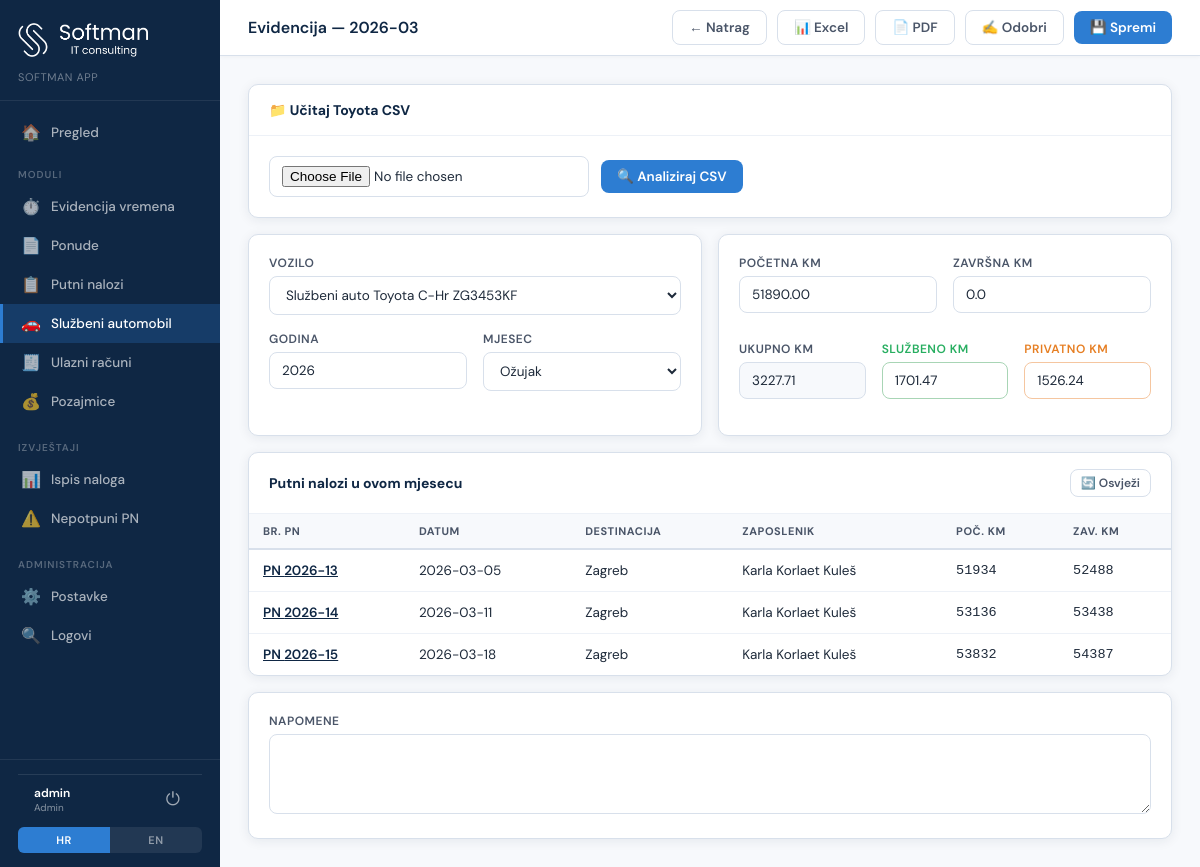
/vehicle-log/21/edit (signed in), run on an earlier commit of the app's database.
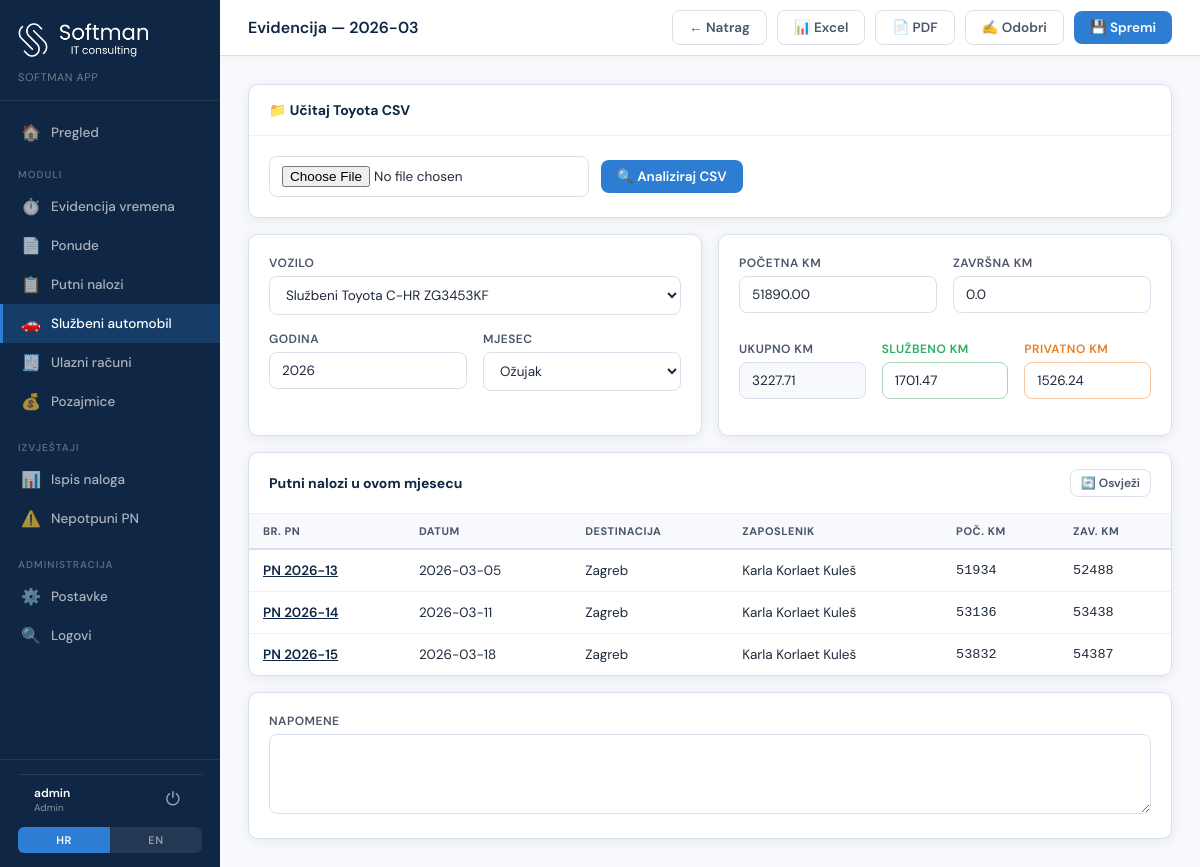
And on a later commit of the database.
### tables this page shows
CREATE TABLE vehicle_log (
            id INTEGER PRIMARY KEY AUTOINCREMENT,
            vehicle_id INTEGER,
            year INTEGER NOT NULL,
            month INTEGER NOT NULL,
            start_km REAL DEFAULT 0,
            end_km REAL DEFAULT 0,
            total_km REAL DEFAULT 0,
            official_km REAL DEFAULT 0,
            private_km REAL DEFAULT 0,
            notes TEXT,
            csv_filename TEXT,
            created_at TIMESTAMP DEFAULT CURRENT_TIMESTAMP,
            updated_at TIMESTAMP DEFAULT CURRENT_TIMESTAMP, is_approved INTEGER DEFAULT 0, approved_at TEXT, approved_by_id INTEGER, employee_signature_path TEXT, frozen_excel_path TEXT, frozen_pdf_path TEXT,
            UNIQUE(vehicle_id, year, month)
        );

CREATE TABLE vehicles (
            id INTEGER PRIMARY KEY AUTOINCREMENT,
            name TEXT NOT NULL,
            reg_plate TEXT,
            is_default INTEGER DEFAULT 0,
            created_at TIMESTAMP DEFAULT CURRENT_TIMESTAMP
        , vehicle_type TEXT DEFAULT 'pool', assigned_employee_id INTEGER DEFAULT NULL, home_address TEXT DEFAULT NULL, home_city TEXT DEFAULT NULL);

### app.py (the view)
@app.route('/vehicle-log/<int:log_id>/edit')
@login_required
def vehicle_log_edit(log_id):
    user = get_current_user()
    conn = get_db()
    if not user_has_vehicle_log_access(user, conn):
        conn.close()
        return render_template('403.html', user=user), 403
    log = conn.execute("SELECT * FROM vehicle_log WHERE id=?", (log_id,)).fetchone()
    if not log:
        conn.close()
        return redirect(url_for('vehicle_log_list'))
    can_edit = user_can_edit_vehicle_log(user, conn, log_id)
    vehicles = get_vehicles_for_user(conn, user)
    pn_list = _get_pn_for_month(conn, log['year'], log['month'])
    director = conn.execute("SELECT signature_path FROM employees WHERE is_direktor=1 LIMIT 1").fetchone()
    dir_sig = director['signature_path'] if director and director['signature_path'] else None
    vehicle_name = None
    if log['vehicle_id']:
        veh = conn.execute("SELECT name, reg_plate FROM vehicles WHERE id=?", (log['vehicle_id'],)).fetchone()
        if veh:
            vehicle_name = f"{veh['name']} {veh['reg_plate'] or ''}".strip()
    conn.close()
    log_dict = dict(log)
    log_dict['vehicle_name'] = vehicle_name
    return render_template('vehicle_log_form.html',
                          vehicles=vehicles,
                          log=log_dict, preview=None, pn_list=pn_list,
                          month_names=MONTH_NAMES, active='vehicle-log',
                          now_month=datetime.now().month,
                          director_sig=dir_sig,
                          can_edit=can_edit)

### app.py (called while the page is built, shortened)
def decode_token(token):
    try:
        return pyjwt.decode(token, JWT_SECRET, algorithms=['HS256'])
    except:
        return None

def get_current_user():
    token = request.cookies.get('auth_token')
    if not token:
        return None
    return decode_token(token)

def login_required(f):
    @wraps(f)
    def decorated(*args, **kwargs):
        user = get_current_user()
        if not user:
            return redirect('/login')
        return f(*args, **kwargs)
    return decorated

@app.context_processor
def inject_current_user():
    user = get_current_user()
    return {'current_user': user or {}}

def get_db():
    conn = sqlite3.connect(DB_PATH)
    conn.row_factory = sqlite3.Row
    conn.execute("PRAGMA foreign_keys = ON")
    return conn

def get_vehicles_for_user(conn, user):
    all_vehicles = [dict(v) for v in conn.execute("SELECT * FROM vehicles ORDER BY name").fetchall()]
    if not user:
        return all_vehicles
    if user.get('is_admin'):
        return all_vehicles

def user_can_edit_vehicle_log(user, conn, log_id=None):
    if not user:
        return False
    if user.get('is_admin'):
        return True

### templates/vehicle_log_form.html (shortened to what the changed rows need)
{% extends "base.html" %}
{% set active = 'vehicle-log' %}
{% block topbar_title %}{% if log %}Evidencija — {{ log.year }}-{{ '%02d'|format(log.month) }}{% else %}Nova evidencija{% endif %}{% endblock %}
{% block topbar_actions %}
<a href="/vehicle-log" class="btn btn-secondary" title="Povratak na listu evidencija">← Natrag</a>
{% if log %}
<a href="/vehicle-log/{{ log.id }}/excel" id="excel-btn" class="btn btn-secondary" title="Preuzmi Excel izvještaj">📊 Excel</a>
<a href="/vehicle-log/{{ log.id }}/pdf" target="_blank" class="btn btn-secondary" title="Preuzmi PDF izvještaj">📄 PDF</a>
{% if can_edit and current_user.get('is_admin') %}
{% if log.is_approved %}
<span class="btn btn-secondary" style="opacity:0.6;cursor:default;">✅ Odobreno</span>
{% else %}
<button class="btn btn-secondary" onclick="approveLog()" id="approve-btn" title="Odobri evidenciju — dodaje potpis direktora">✍️ Odobri</button>
{% endif %}
{% endif %}
{% else %}
<a href="#" id="excel-btn" class="btn btn-secondary after-save" style="display:none;" title="Preuzmi Excel izvještaj">📊 Excel</a>
<a href="#" id="pdf-btn" target="_blank" class="btn btn-secondary after-save" style="display:none;" title="Preuzmi PDF izvještaj">📄 PDF</a>
{% endif %}
{% if can_edit %}
<button class="btn btn-primary" onclick="saveLog()" title="Spremi evidenciju">💾 Spremi</button>
{% endif %}
{% endblock %}
{% block content %}
{% if can_edit %}
<div style="display:grid;grid-template-columns:1fr 1fr;gap:16px;margin-bottom:16px;">
  <div class="card">
    <div class="card-body">
      <div class="form-group">
        <label class="form-label">Vozilo</label>
        <select class="form-control" id="vehicle_id">
          {% for v in vehicles %}
          <option value="{{ v.id }}" {% if log and log.vehicle_id == v.id %}selected{% elif not log and v.is_default %}selected{% endif %}>{{ v.name }} {{ v.reg_plate }}</option>
          {% endfor %}
        </select>
      </div>
      <div class="form-row form-row-2" style="margin-top:12px;">
        <div class="form-group">
          <label class="form-label">Godina</label>
          <input type="number" class="form-control" id="year" value="{{ log.year if log else 2026 }}" min="2020" max="2030">
        </div>
        <div class="form-group">
          <label class="form-label">Mjesec</label>
          <select class="form-control" id="month">
            {% for num, name in month_names.items() %}
            <option value="{{ num }}" {% if log and log.month == num %}selected{% elif not log and num == now_month %}selected{% endif %}>{{ name }}</option>
            {% endfor %}
          </select>
        </div>
      </div>
    </div>
  </div>
  <div class="card">
    <div class="card-body">
      <div class="form-row form-row-2">
        <div class="form-group">
          <label class="form-label">Početna km</label>
          <input type="number" class="form-control" id="start_km" step="0.01"
            value="{{ '%.2f'|format(log.start_km) if log else ('%.2f'|format(prev_end_km) if prev_end_km is defined and prev_end_km else '') }}"
            oninput="calcTotal()">
        </div>
        <div class="form-group">
          <label class="form-label">Završna km</label>
          <input type="number" class="form-control" id="end_km" step="0.01" value="{{ log.end_km if log else '' }}" oninput="calcTotal()">
        </div>
      </div>
      <div class="form-row form-row-3" style="margin-top:12px;">
        <div class="form-group">
          <label class="form-label">Ukupno km</label>
          <input type="number" class="form-control" id="total_km" step="0.01" value="{{ log.total_km if log else '' }}" readonly style="background:var(--gray-50);">
        </div>
        <div class="form-group">
          <label class="form-label" style="color:#27ae60;">Službeno km</label>
          <input type="number" class="form-control" id="official_km" step="0.01" value="{{ log.official_km if log else '' }}" style="border-color:#a8d5b5;">
        </div>
        <div class="form-group">
          <label class="form-label" style="color:#e67e22;">Privatno km</label>
          <input type="number" class="form-control" id="private_km" step="0.01" value="{{ log.private_km if log else '' }}" style="border-color:#f5c6a0;">
        </div>
      </div>
    </div>
  </div>
</div>
{% endif %}
<div class="card" style="margin-bottom:16px;">
  <div id="pn-container">
    {% if pn_list %}
    <div class="table-wrap">
      <table>
        <thead><tr>
          <th>Br. PN</th><th>Datum</th><th>Destinacija</th><th>Zaposlenik</th><th>Poč. km</th><th>Zav. km</th>
        </tr></thead>
      </table>
    </div>
    {% else %}
    <div style="padding:24px;text-align:center;color:var(--gray-400);font-size:13px;">
      {% if log %}Nema PN naloga za ovaj mjesec{% else %}Spremi evidenciju pa učitaj PN naloge{% endif %}
    </div>
    {% endif %}
  </div>
</div>
{% endblock %}

What changed in the data, as far as the page shows it:
changed through a linked row, vehicle_log "Ožujak": vehicle.name "Službeni auto Toyota C-Hr ZG3453KF" → "Službeni Toyota C-HR ZG3453KF"
